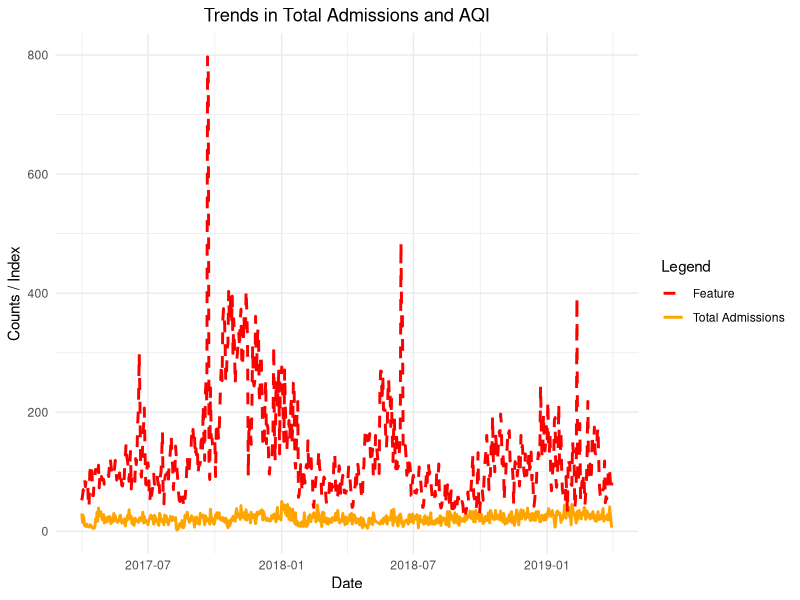
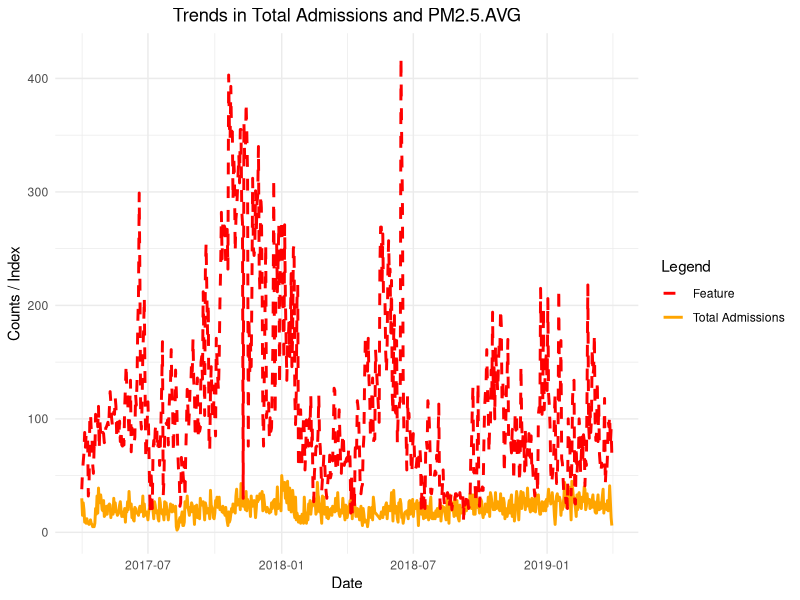
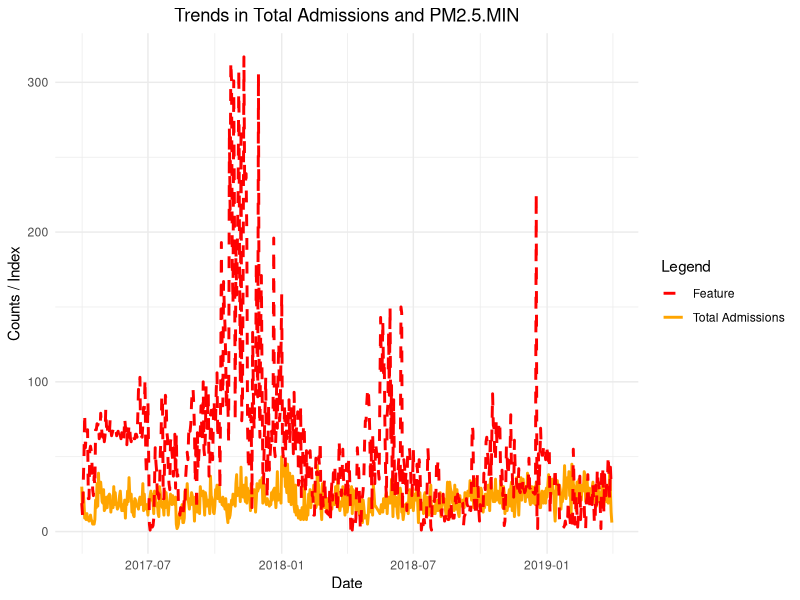
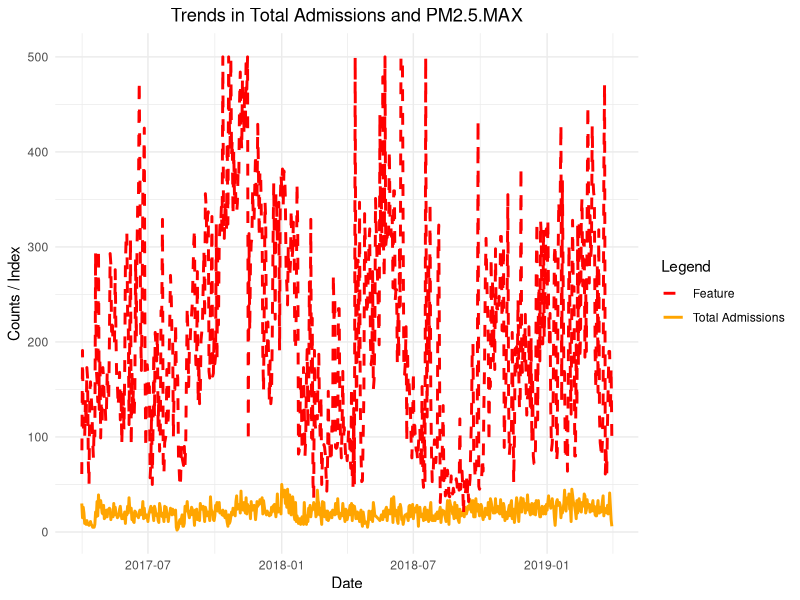
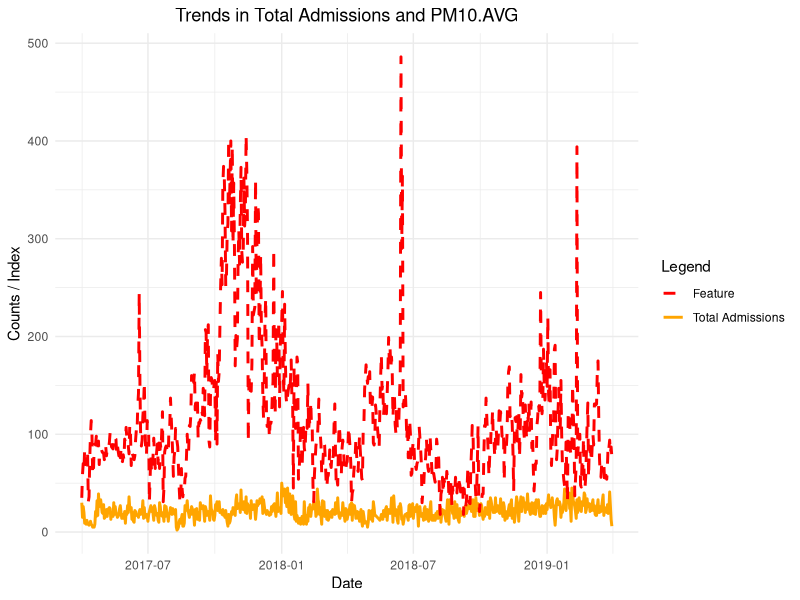
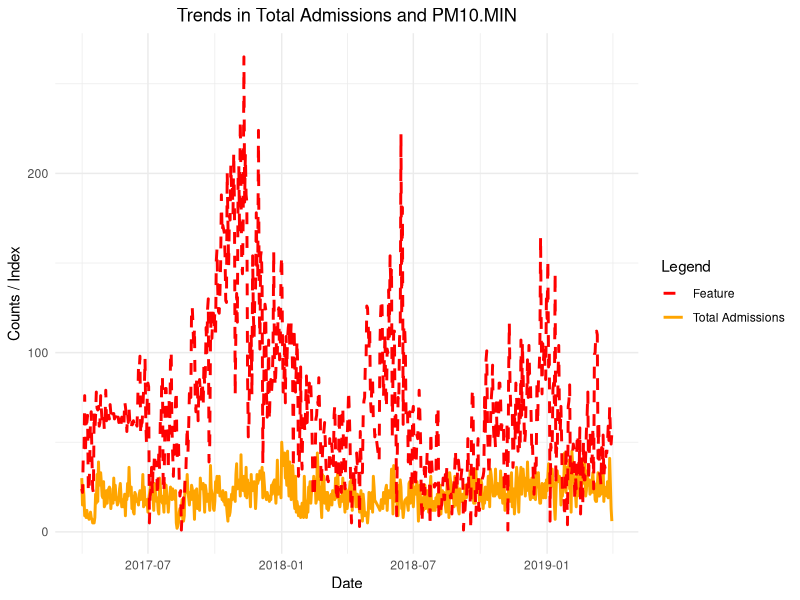
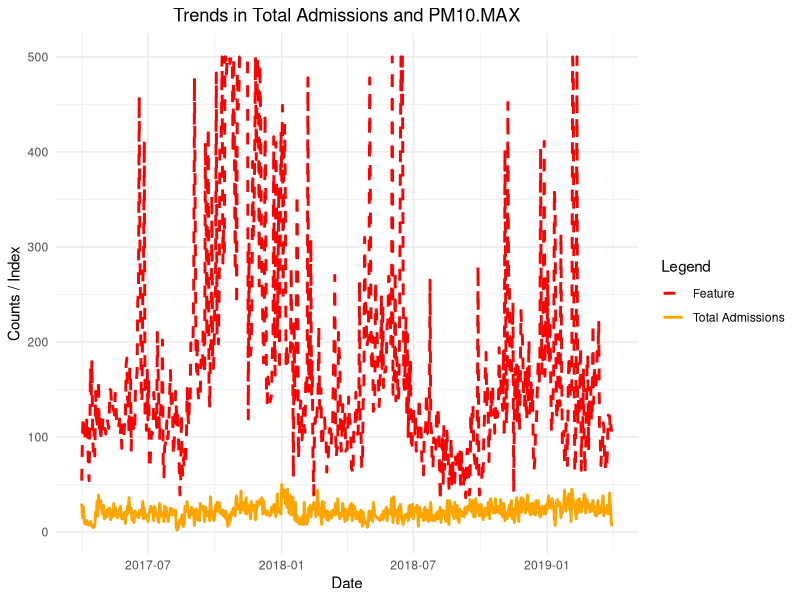
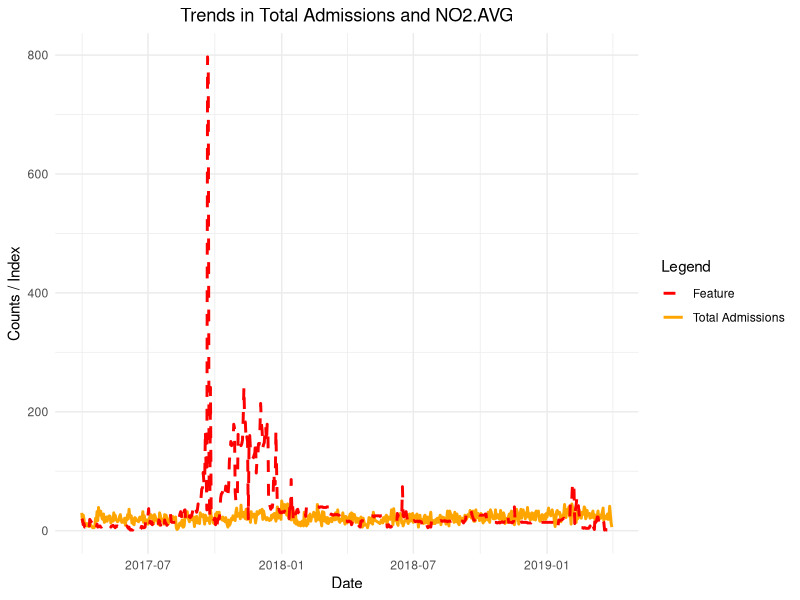

Recreate these plots in R, in order.
# Load necessary libraries

#install.packages(ggplot2)
#install.packages(lubridate)
#install.packages(reshape2)
library(ggplot2)
library(lubridate)
library(reshape2)

# Load the dataset
data <- read.csv("Admissions_Pollution_Sorted.csv")

# Convert the Date column to Date format
data$Date <- as.Date(data$Date, format = "%Y-%m-%d")

# Update these variables based on actual column names
admissions_column <- "Total.Admissions"  # Correct name for hospital admissions
date_column <- "Date"  # Correct name for the date column
air_quality_features <- colnames(data)[!(colnames(data) %in% c(date_column, admissions_column))]

# Generate summary statistics for all numeric features
summary_stats <- summary(data)

# Print the summary statistics
print(summary_stats)

# Define the target column and exclude it from the features
target_column <- "Total.Admissions"
date_column <- "Date"
numeric_features <- colnames(data)[sapply(data, is.numeric) & !(colnames(data) %in% c(date_column, target_column))]

# Calculate correlations
correlations <- sapply(numeric_features, function(feature) {
  cor(data[[feature]], data[[target_column]], use = "complete.obs")
})

# Print correlations
correlation_results <- data.frame(
  Feature = names(correlations),
  Correlation = correlations
)

print(correlation_results)

# Create the directory for saving plots if it doesn't exist
output_dir <- "Exploratory_Analysis"
if (!dir.exists(output_dir)) {
  dir.create(output_dir)
}

# Time series plots against target variable
for (feature in air_quality_features) {
  # Create the plot
  p <- ggplot(data) +
    geom_line(aes(x = .data[[date_column]], y = .data[[admissions_column]], color = "Total Admissions"), linewidth = 1, linetype = "solid") +
    geom_line(aes(x = .data[[date_column]], y = .data[[feature]], color = "Feature"), linewidth = 1, linetype = "dashed") +
    labs(title = paste("Trends in Total Admissions and", feature),
         x = "Date",
         y = "Counts / Index",
         color = "Legend") +
    scale_color_manual(
      values = c("Total Admissions" = "orange", "Feature" = "red")
    ) +
    theme_minimal() +
    theme(plot.title = element_text(hjust = 0.5))
  
  # Print the plot
  print(p)

}
# Correlation Matrix (Heat Map)
numeric_data <- data[sapply(data, is.numeric)]

# Compute the correlation matrix
cor_matrix <- cor(numeric_data, use = "complete.obs")

# Melt the correlation matrix for heatmap plotting
melted_cor_matrix <- melt(cor_matrix)

# Create the heatmap
heatmap_plot <- ggplot(melted_cor_matrix, aes(x = Var1, y = Var2, fill = value)) +
  geom_tile() +
  scale_fill_gradient2(low = "blue", high = "red", mid = "white", midpoint = 0, 
                       limit = c(-1, 1), space = "Lab", name = "Correlation") +
  labs(title = "Correlation Matrix Heatmap", x = "Features", y = "Features") +
  theme_minimal() +
  theme(axis.text.x = element_text(angle = 45, hjust = 1))

# Print the heatmap
print(heatmap_plot)


# Box Plots
for (feature in numeric_features) {
  # Create the box plot
  box_plot <- ggplot(data, aes(y = .data[[feature]])) +
    geom_boxplot(fill = "skyblue", color = "darkblue") +
    labs(title = paste("Box Plot of", feature),
         y = feature,
         x = "") +
    theme_minimal() +
    theme(plot.title = element_text(hjust = 0.5))
  
  # Print the box plot
  print(box_plot)

}
  

# Scatter Plots
for (feature in numeric_features) {
  # Create the scatter plot
  scatter_plot <- ggplot(data, aes(x = .data[[feature]], y = .data[[target_column]])) +
    geom_point(color = "darkred", alpha = 0.6) +
    labs(title = paste("Scatter Plot of", feature, "vs", target_column),
         x = feature,
         y = target_column) +
    theme_minimal() +
    theme(plot.title = element_text(hjust = 0.5))
  
  # Print the scatter plot
  print(scatter_plot)
  
}
  
